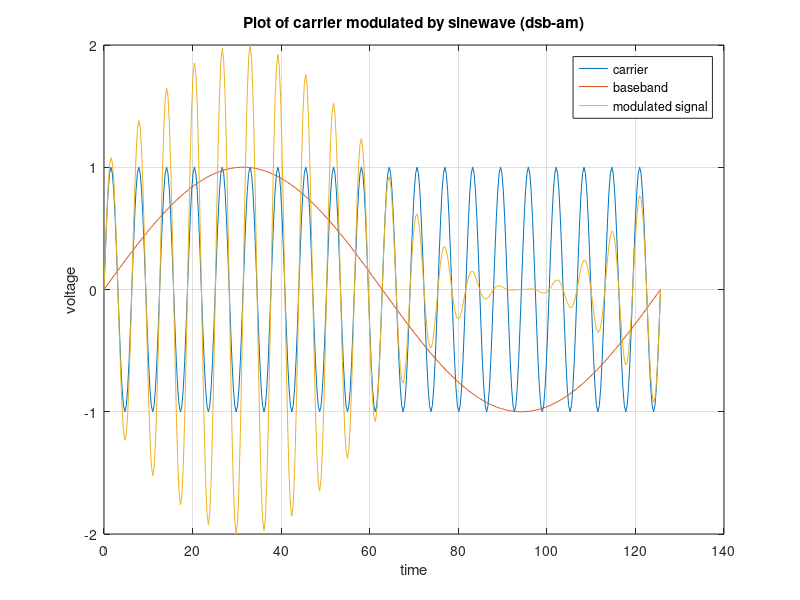

Here is the MATLAB script that generated this plot:
clear;
clf;
t=0:pi/10:40*pi;
Carrier=sin(t);
Mod_Sig=sin(t/20);
Dsb_am=Carrier.*(1+Mod_Sig);
plot(t,Carrier,t,Mod_Sig,t,Dsb_am);
title('Plot of carrier modulated by sinewave (dsb-am)');
xlabel('time');
ylabel('voltage');
grid on;
legend('carrier','baseband','modulated signal')